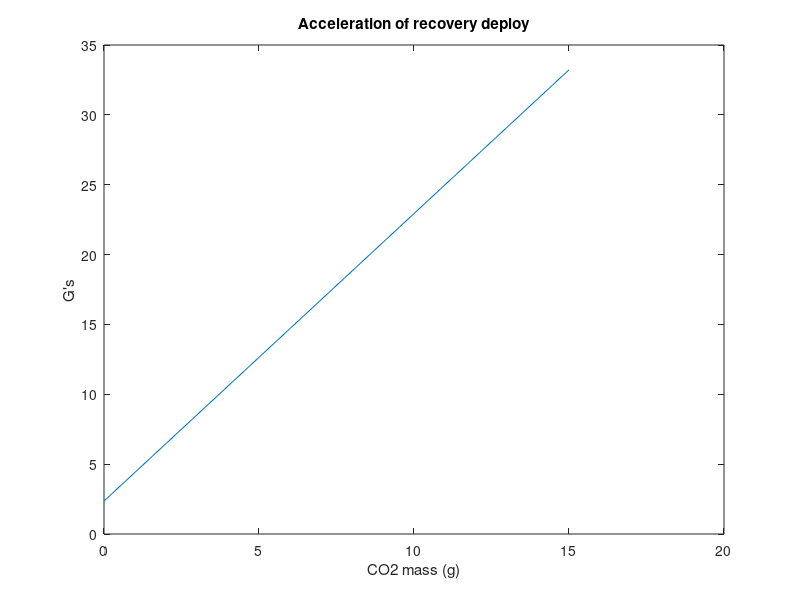

Write the MATLAB code that produced this figure.
% CO2 Simulation
% Ian Gomez, 12/10/16
clc; clear; 

% Initialize the air/ambient properties
g0 = 9.81;                % m/s^2
RAir = 287;               % J/kg*K
RCO2 = 189;               % J/kg*K
recbay.air.P = 100e3;     % Pa
avbay.P = 90e3;           % Pa
cannister.CO2.m = 0:0.001:0.015;  % kg

% Initialize recovery bay properties
% Is the compartment pressurized?
% Is the AV open to ambient
recbay.T  = 293;                % K
recbay.A  = pi.*0.0508.^2;      % m^2, 4in bulkhead
recbay.L  = 0.3048;             % m
recbay.V  = recbay.A.*recbay.L; % m^3
massAbove = 18;                 % kg

% Friction modeling
muS       = 1;                  % static friction constant
normal    = 15;                 % N

% Assumptions: instantaneous mixing, total internal pressure = sum of 
% partial pressures, fixed end (the motor side) and piston (bulkhead), 
% CO2 sits at ambient recovery temperature
recbay.P = (cannister.CO2.m.*RCO2.*recbay.T./recbay.V) + recbay.air.P;

% Sum of forces on bulkhead (acting on center of mass)
% Positive forces are upward (assume rocket is pointed tip down)
Ff = muS.*normal;       % N, friction
Fg = g0.*massAbove;     % N, gravity
Fsp = 284;              % N, shear pin yield
Fpd = (recbay.P-avbay.P).*recbay.A; % N, force of AV bay and internal pressure diff

F = recbay.P.*recbay.A - Ff - Fg - Fsp + Fpd;
gforce = F./(massAbove.*g0);

figure(1)
plot(cannister.CO2.m.*1e3,gforce)
title('Acceleration of recovery deploy')
xlabel('CO2 mass (g)')
ylabel('G''s')
   
% ---
    
% Method 2: energy solution based on distance needed to push the cylinder 
% (time dependent, adiabatic, needs good friction modeling)

% ------------------------------------------------------------------------

% Sum of forces will change after initial moment due to volume change. 
% Could be useful to model.

